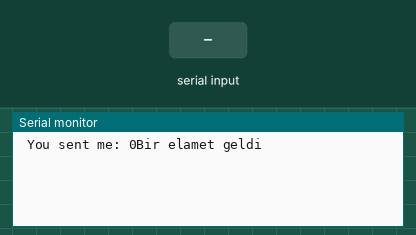
The sketch below on a simulated Arduino Uno, built with avr-gcc and run on an emulated ATmega328P. Parts: the last lines printed to the serial monitor. Inputs (shaded band) come from the test bench.

Above: at 1.2 s.
1.3 s: "90,45\n" received over Serial
At 3.1 s:
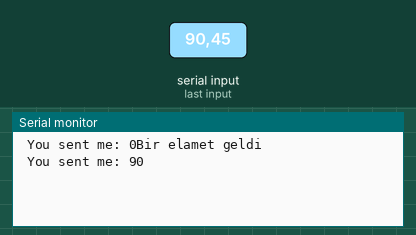
3.8 s: "1\n" received over Serial
At 5.6 s:
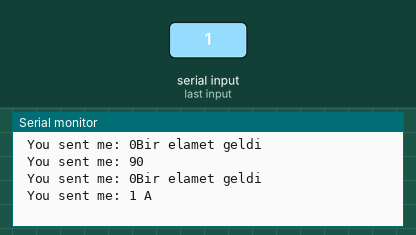
6.3 s: "2\n" received over Serial
At 8.1 s:
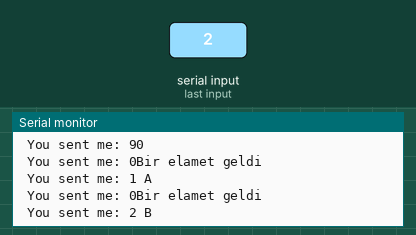
8.8 s: "3\n" received over Serial
At 10.6 s:
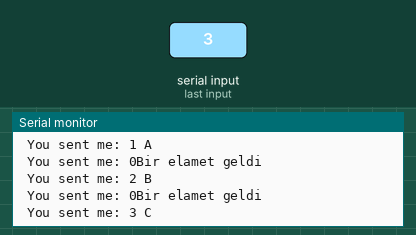
11.3 s: "4\n" received over Serial
At 13.1 s:
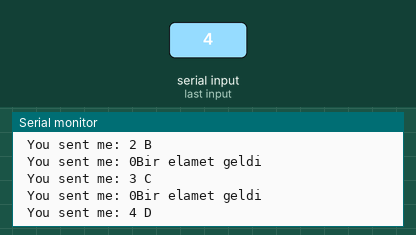
13.8 s: "5\n" received over Serial
At 15.6 s:
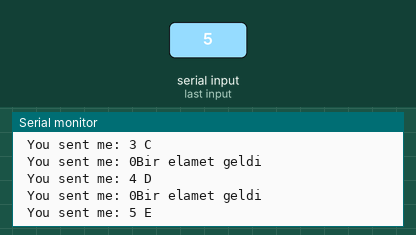

Measured:
- after the input at 1.3 s, the serial monitor: prints a new line after 1.0 s (image 1)
- after the input at 3.8 s, the serial monitor: prints a new line after 1.0 s (image 2)
- after the input at 6.3 s, the serial monitor: prints a new line after 1.0 s (image 3)
- after the input at 8.8 s, the serial monitor: prints a new line after 1.0 s (image 4)
- after the input at 11.3 s, the serial monitor: prints a new line after 1.0 s (image 5)
- after the input at 13.8 s, the serial monitor: prints a new line after 1.0 s (image 6)

The sketch:

esc_calibration.ino
```cpp
/*
Program: Receive Strings From Raspberry Pi
File: receive_string_from_raspberrypi.ino
Description: Receive strings from a Raspberry Pi
Author: Addison Sears-Collins
Website: https://automaticaddison.com
Date: July 5, 2020
*/

const int BUFFER_SIZE = 48;
char buf[6];
void setup(){

  // Set the baud rate
  Serial.begin(9600);

}

void loop(){


   /* int rlen = Serial.readBytes(5,buf, BUFFER_SIZE);
      Serial.print(" You sent me: ");
      Serial.print(rlen);
      rlen = 0;*/


      int value = 0;
       value = Serial.readString().toInt();
       Serial.print(" You sent me: ");
       Serial.print(value);
      if(value == 1)      Serial.println(" A");
      else if(value == 2)      Serial.println(" B");
      else if(value == 3)      Serial.println(" C");
      else if(value == 4)      Serial.println(" D");
      else if(value == 5)      Serial.println(" E");
      else if(value == 6)      Serial.println(" F");
      else Serial.println("Bir elamet geldi "+ value);
/*
    char s[] = "01001011";
    int value = 0;


   Serial.print(value);
*/
 //   Serial.print(" You sent me: ");
 //   Serial.write(buf,24);

}
```
